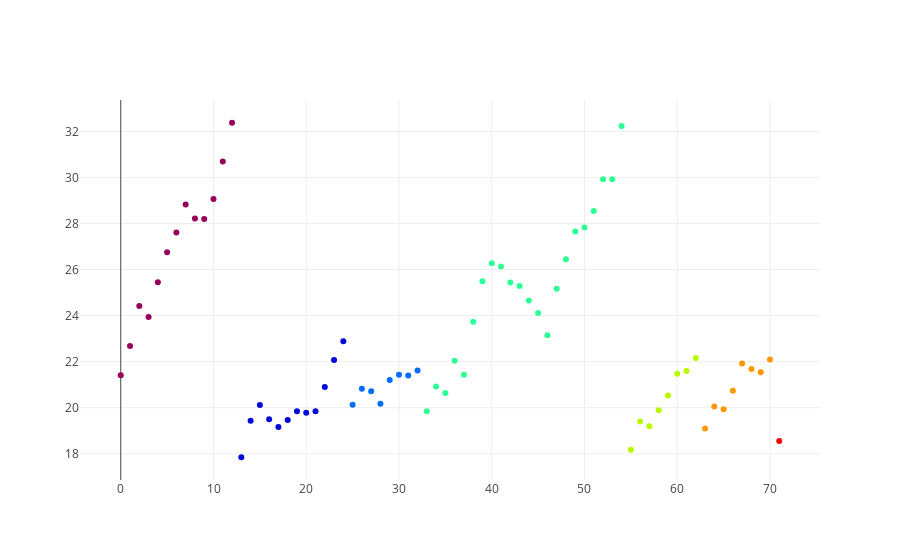
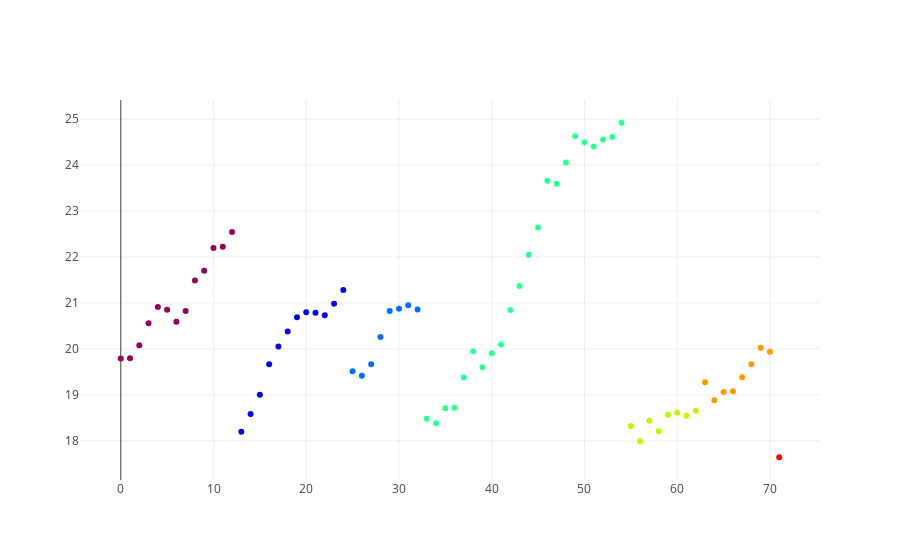

The code cell stored with these charts, in order, in its notebook:
### Markdown cell above
### Plot both engines in 2D

### Code cell
plot_heat_2d(df_case2, col_y="engine_heat_1")
plot_heat_2d(df_case2, col_y="engine_heat_2")

### Figure 1 — Plotly figure (JSON) as saved in the notebook; plotly's stock layout.template omitted (floating-point values rounded to 4 significant figures)
{"data": [{"marker": {"color": [1, 1, 1, 1, 1, 1, 1, 1, 1, 1, 1, 1, 1, 2, 2, 2, 2, 2, 2, 2, 2, 2, 2, 2, 2, 3, 3, 3, 3, 3, 3, 3, 3, 4, 4, 4, 4, 4, 4, 4, 4, 4, 4, 4, 4, 4, 4, 4, 4, 4, 4, 4, 4, 4, 4, 5, 5, 5, 5, 5, 5, 5, 5, 6, 6, 6, 6, 6, 6, 6, 6, 7], "colorscale": "Rainbow"}, "mode": "markers", "text": ["Cluster id: 1<br>Cluster rank: 7", "Cluster id: 1<br>Cluster rank: 7", "Cluster id: 1<br>Cluster rank: 7", "Cluster id: 1<br>Cluster rank: 7", "Cluster id: 1<br>Cluster rank: 7", "Cluster id: 1<br>Cluster rank: 7", "Cluster id: 1<br>Cluster rank: 7", "Cluster id: 1<br>Cluster rank: 7", "Cluster id: 1<br>Cluster rank: 7", "Cluster id: 1<br>Cluster rank: 7", "Cluster id: 1<br>Cluster rank: 7", "Cluster id: 1<br>Cluster rank: 7", "Cluster id: 1<br>Cluster rank: 7", "Cluster id: 2<br>Cluster rank: 6", "Cluster id: 2<br>Cluster rank: 6", "Cluster id: 2<br>Cluster rank: 6", "Cluster id: 2<br>Cluster rank: 6", "Cluster id: 2<br>Cluster rank: 6", "Cluster id: 2<br>Cluster rank: 6", "Cluster id: 2<br>Cluster rank: 6", "Cluster id: 2<br>Cluster rank: 6", "Cluster id: 2<br>Cluster rank: 6", "Cluster id: 2<br>Cluster rank: 6", "Cluster id: 2<br>Cluster rank: 6", "Cluster id: 2<br>Cluster rank: 6", "Cluster id: 3<br>Cluster rank: 4", "Cluster id: 3<br>Cluster rank: 4", "Cluster id: 3<br>Cluster rank: 4", "Cluster id: 3<br>Cluster rank: 4", "Cluster id: 3<br>Cluster rank: 4", "Cluster id: 3<br>Cluster rank: 4", "Cluster id: 3<br>Cluster rank: 4", "Cluster id: 3<br>Cluster rank: 4", "Cluster id: 4<br>Cluster rank: 11", "Cluster id: 4<br>Cluster rank: 11", "Cluster id: 4<br>Cluster rank: 11", "Cluster id: 4<br>Cluster rank: 11", "Cluster id: 4<br>Cluster rank: 11", "Cluster id: 4<br>Cluster rank: 11", "Cluster id: 4<br>Cluster rank: 11", "Cluster id: 4<br>Cluster rank: 11", "Cluster id: 4<br>Cluster rank: 11", "Cluster id: 4<br>Cluster rank: 11", "Cluster id: 4<br>Cluster rank: 11", "Cluster id: 4<br>Cluster rank: 11", "Cluster id: 4<br>Cluster rank: 11", "Cluster id: 4<br>Cluster rank: 11", "Cluster id: 4<br>Cluster rank: 11", "Cluster id: 4<br>Cluster rank: 11", "Cluster id: 4<br>Cluster rank: 11", "Cluster id: 4<br>Cluster rank: 11", "Cluster id: 4<br>Cluster rank: 11", "Cluster id: 4<br>Cluster rank: 11", "Cluster id: 4<br>Cluster rank: 11", "Cluster id: 4<br>Cluster rank: 11", "Cluster id: 5<br>Cluster rank: 4", "Cluster id: 5<br>Cluster rank: 4", "Cluster id: 5<br>Cluster rank: 4", "Cluster id: 5<br>Cluster rank: 4", "Cluster id: 5<br>Cluster rank: 4", "Cluster id: 5<br>Cluster rank: 4", "Cluster id: 5<br>Cluster rank: 4", "Cluster id: 5<br>Cluster rank: 4", "Cluster id: 6<br>Cluster rank: 4", "Cluster id: 6<br>Cluster rank: 4", "Cluster id: 6<br>Cluster rank: 4", "Cluster id: 6<br>Cluster rank: 4", "Cluster id: 6<br>Cluster rank: 4", "Cluster id: 6<br>Cluster rank: 4", "Cluster id: 6<br>Cluster rank: 4", "Cluster id: 6<br>Cluster rank: 4", "Cluster id: 7<br>Cluster rank: 1"], "type": "scatter", "uid": "78f29e54-34e6-4876-9a4b-635dd0256058", "x": [0, 1, 2, 3, 4, 5, 6, 7, 8, 9, 10, 11, 12, 13, 14, 15, 16, 17, 18, 19, 20, 21, 22, 23, 24, 25, 26, 27, 28, 29, 30, 31, 32, 33, 34, 35, 36, 37, 38, 39, 40, 41, 42, 43, 44, 45, 46, 47, 48, 49, 50, 51, 52, 53, 54, 55, 56, 57, 58, 59, 60, 61, 62, 63, 64, 65, 66, 67, 68, 69, 70, 71], "y": [21.41, 22.69, 24.42, 23.95, 25.45, 26.76, 27.61, 28.83, 28.21, 28.19, 29.06, 30.69, 32.38, 17.85, 19.43, 20.12, 19.5, 19.17, 19.47, 19.85, 19.78, 19.85, 20.9, 22.07, 22.89, 20.13, 20.82, 20.72, 20.17, 21.21, 21.43, 21.4, 21.62, 19.84, 20.92, 20.64, 22.04, 21.43, 23.73, 25.49, 26.28, 26.14, 25.44, 25.29, 24.66, 24.12, 23.15, 25.17, 26.45, 27.65, 27.83, 28.54, 29.92, 29.92, 32.24, 18.17, 19.4, 19.2, 19.89, 20.53, 21.47, 21.59, 22.16, 19.1, 20.06, 19.93, 20.74, 21.92, 21.68, 21.54, 22.09, 18.56]}], "layout": {}}

### Figure 2 — Plotly figure (JSON) as saved in the notebook; plotly's stock layout.template omitted (floating-point values rounded to 4 significant figures)
{"data": [{"marker": {"color": [1, 1, 1, 1, 1, 1, 1, 1, 1, 1, 1, 1, 1, 2, 2, 2, 2, 2, 2, 2, 2, 2, 2, 2, 2, 3, 3, 3, 3, 3, 3, 3, 3, 4, 4, 4, 4, 4, 4, 4, 4, 4, 4, 4, 4, 4, 4, 4, 4, 4, 4, 4, 4, 4, 4, 5, 5, 5, 5, 5, 5, 5, 5, 6, 6, 6, 6, 6, 6, 6, 6, 7], "colorscale": "Rainbow"}, "mode": "markers", "text": ["Cluster id: 1<br>Cluster rank: 7", "Cluster id: 1<br>Cluster rank: 7", "Cluster id: 1<br>Cluster rank: 7", "Cluster id: 1<br>Cluster rank: 7", "Cluster id: 1<br>Cluster rank: 7", "Cluster id: 1<br>Cluster rank: 7", "Cluster id: 1<br>Cluster rank: 7", "Cluster id: 1<br>Cluster rank: 7", "Cluster id: 1<br>Cluster rank: 7", "Cluster id: 1<br>Cluster rank: 7", "Cluster id: 1<br>Cluster rank: 7", "Cluster id: 1<br>Cluster rank: 7", "Cluster id: 1<br>Cluster rank: 7", "Cluster id: 2<br>Cluster rank: 6", "Cluster id: 2<br>Cluster rank: 6", "Cluster id: 2<br>Cluster rank: 6", "Cluster id: 2<br>Cluster rank: 6", "Cluster id: 2<br>Cluster rank: 6", "Cluster id: 2<br>Cluster rank: 6", "Cluster id: 2<br>Cluster rank: 6", "Cluster id: 2<br>Cluster rank: 6", "Cluster id: 2<br>Cluster rank: 6", "Cluster id: 2<br>Cluster rank: 6", "Cluster id: 2<br>Cluster rank: 6", "Cluster id: 2<br>Cluster rank: 6", "Cluster id: 3<br>Cluster rank: 4", "Cluster id: 3<br>Cluster rank: 4", "Cluster id: 3<br>Cluster rank: 4", "Cluster id: 3<br>Cluster rank: 4", "Cluster id: 3<br>Cluster rank: 4", "Cluster id: 3<br>Cluster rank: 4", "Cluster id: 3<br>Cluster rank: 4", "Cluster id: 3<br>Cluster rank: 4", "Cluster id: 4<br>Cluster rank: 11", "Cluster id: 4<br>Cluster rank: 11", "Cluster id: 4<br>Cluster rank: 11", "Cluster id: 4<br>Cluster rank: 11", "Cluster id: 4<br>Cluster rank: 11", "Cluster id: 4<br>Cluster rank: 11", "Cluster id: 4<br>Cluster rank: 11", "Cluster id: 4<br>Cluster rank: 11", "Cluster id: 4<br>Cluster rank: 11", "Cluster id: 4<br>Cluster rank: 11", "Cluster id: 4<br>Cluster rank: 11", "Cluster id: 4<br>Cluster rank: 11", "Cluster id: 4<br>Cluster rank: 11", "Cluster id: 4<br>Cluster rank: 11", "Cluster id: 4<br>Cluster rank: 11", "Cluster id: 4<br>Cluster rank: 11", "Cluster id: 4<br>Cluster rank: 11", "Cluster id: 4<br>Cluster rank: 11", "Cluster id: 4<br>Cluster rank: 11", "Cluster id: 4<br>Cluster rank: 11", "Cluster id: 4<br>Cluster rank: 11", "Cluster id: 4<br>Cluster rank: 11", "Cluster id: 5<br>Cluster rank: 4", "Cluster id: 5<br>Cluster rank: 4", "Cluster id: 5<br>Cluster rank: 4", "Cluster id: 5<br>Cluster rank: 4", "Cluster id: 5<br>Cluster rank: 4", "Cluster id: 5<br>Cluster rank: 4", "Cluster id: 5<br>Cluster rank: 4", "Cluster id: 5<br>Cluster rank: 4", "Cluster id: 6<br>Cluster rank: 4", "Cluster id: 6<br>Cluster rank: 4", "Cluster id: 6<br>Cluster rank: 4", "Cluster id: 6<br>Cluster rank: 4", "Cluster id: 6<br>Cluster rank: 4", "Cluster id: 6<br>Cluster rank: 4", "Cluster id: 6<br>Cluster rank: 4", "Cluster id: 6<br>Cluster rank: 4", "Cluster id: 7<br>Cluster rank: 1"], "type": "scatter", "uid": "bb3cbd97-5fdc-4e89-8f4b-445152fdb111", "x": [0, 1, 2, 3, 4, 5, 6, 7, 8, 9, 10, 11, 12, 13, 14, 15, 16, 17, 18, 19, 20, 21, 22, 23, 24, 25, 26, 27, 28, 29, 30, 31, 32, 33, 34, 35, 36, 37, 38, 39, 40, 41, 42, 43, 44, 45, 46, 47, 48, 49, 50, 51, 52, 53, 54, 55, 56, 57, 58, 59, 60, 61, 62, 63, 64, 65, 66, 67, 68, 69, 70, 71], "y": [19.79, 19.8, 20.08, 20.56, 20.91, 20.85, 20.59, 20.83, 21.49, 21.7, 22.19, 22.22, 22.54, 18.2, 18.58, 19.01, 19.67, 20.06, 20.38, 20.69, 20.8, 20.79, 20.73, 20.98, 21.28, 19.52, 19.42, 19.66, 20.26, 20.83, 20.88, 20.95, 20.86, 18.48, 18.38, 18.71, 18.72, 19.38, 19.95, 19.6, 19.91, 20.1, 20.84, 21.37, 22.05, 22.64, 23.66, 23.59, 24.06, 24.63, 24.49, 24.4, 24.56, 24.61, 24.92, 18.32, 17.99, 18.44, 18.21, 18.57, 18.62, 18.55, 18.66, 19.28, 18.88, 19.06, 19.08, 19.38, 19.67, 20.03, 19.94, 17.64]}], "layout": {}}
